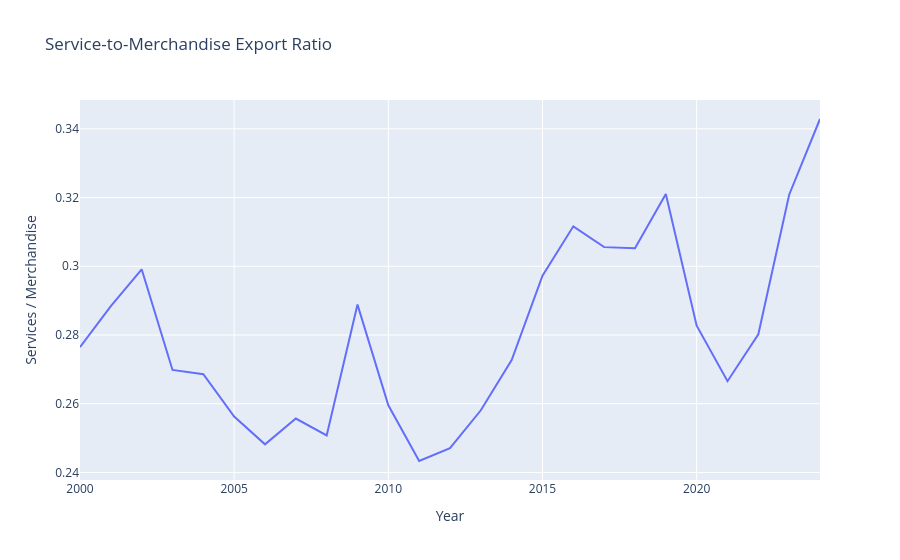

The notebook cell saved with this chart:
### Code cell
fig = px.line(
    global_trade,
    x='Year',
    y='Service_Goods_Ratio',
    title='Service-to-Merchandise Export Ratio',
    labels={
        'Service_Goods_Ratio': 'Services / Merchandise'
    }
)

fig.show()

### Figure 1 — Plotly figure (JSON) as saved in the notebook; plotly's stock layout.template omitted (floating-point values rounded to 4 significant figures)
{"data": [{"hovertemplate": "Year=%{x}<br>Services / Merchandise=%{y}<extra></extra>", "legendgroup": "", "line": {"color": "#636efa", "dash": "solid"}, "marker": {"symbol": "circle"}, "mode": "lines", "name": "", "orientation": "v", "showlegend": false, "type": "scatter", "x": [2000, 2001, 2002, 2003, 2004, 2005, 2006, 2007, 2008, 2009, 2010, 2011, 2012, 2013, 2014, 2015, 2016, 2017, 2018, 2019, 2020, 2021, 2022, 2023, 2024], "xaxis": "x", "y": [0.2765, 0.2884, 0.2991, 0.2698, 0.2686, 0.2563, 0.2482, 0.2557, 0.2508, 0.2888, 0.2595, 0.2433, 0.2471, 0.2581, 0.2727, 0.2972, 0.3116, 0.3056, 0.3053, 0.321, 0.2827, 0.2666, 0.2802, 0.3208, 0.3429], "yaxis": "y"}], "layout": {"legend": {"tracegroupgap": 0}, "title": {"text": "Service-to-Merchandise Export Ratio"}, "xaxis": {"anchor": "y", "domain": [0, 1], "title": {"text": "Year"}}, "yaxis": {"anchor": "x", "domain": [0, 1], "title": {"text": "Services / Merchandise"}}}}
